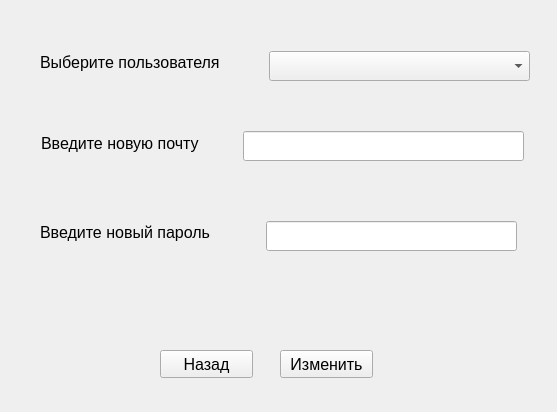
<?xml version="1.0" encoding="UTF-8"?>
<ui version="4.0">
 <class>edituser</class>
 <widget class="QWidget" name="edituser">
  <property name="geometry">
   <rect>
    <x>0</x>
    <y>0</y>
    <width>557</width>
    <height>412</height>
   </rect>
  </property>
  <property name="windowTitle">
   <string>Form</string>
  </property>
  <widget class="QComboBox" name="comboBox">
   <property name="geometry">
    <rect>
     <x>269</x>
     <y>51</y>
     <width>261</width>
     <height>30</height>
    </rect>
   </property>
   <property name="font">
    <font>
     <pointsize>12</pointsize>
    </font>
   </property>
  </widget>
  <widget class="QLabel" name="label">
   <property name="geometry">
    <rect>
     <x>40</x>
     <y>50</y>
     <width>222</width>
     <height>24</height>
    </rect>
   </property>
   <property name="font">
    <font>
     <pointsize>12</pointsize>
    </font>
   </property>
   <property name="text">
    <string>Выберите пользователя</string>
   </property>
  </widget>
  <widget class="QPushButton" name="back">
   <property name="geometry">
    <rect>
     <x>160</x>
     <y>350</y>
     <width>93</width>
     <height>28</height>
    </rect>
   </property>
   <property name="font">
    <font>
     <pointsize>12</pointsize>
    </font>
   </property>
   <property name="text">
    <string>Назад</string>
   </property>
  </widget>
  <widget class="QPushButton" name="edit">
   <property name="geometry">
    <rect>
     <x>280</x>
     <y>350</y>
     <width>93</width>
     <height>28</height>
    </rect>
   </property>
   <property name="font">
    <font>
     <pointsize>12</pointsize>
    </font>
   </property>
   <property name="text">
    <string>Изменить</string>
   </property>
  </widget>
  <widget class="QLabel" name="label_2">
   <property name="geometry">
    <rect>
     <x>41</x>
     <y>131</y>
     <width>196</width>
     <height>24</height>
    </rect>
   </property>
   <property name="font">
    <font>
     <pointsize>12</pointsize>
    </font>
   </property>
   <property name="text">
    <string>Введите новую почту</string>
   </property>
  </widget>
  <widget class="QLineEdit" name="mail">
   <property name="geometry">
    <rect>
     <x>243</x>
     <y>131</y>
     <width>281</width>
     <height>30</height>
    </rect>
   </property>
   <property name="font">
    <font>
     <pointsize>12</pointsize>
    </font>
   </property>
  </widget>
  <widget class="QLabel" name="label_3">
   <property name="geometry">
    <rect>
     <x>40</x>
     <y>220</y>
     <width>209</width>
     <height>24</height>
    </rect>
   </property>
   <property name="font">
    <font>
     <pointsize>12</pointsize>
    </font>
   </property>
   <property name="text">
    <string>Введите новый пароль</string>
   </property>
  </widget>
  <widget class="QLineEdit" name="pass">
   <property name="geometry">
    <rect>
     <x>266</x>
     <y>221</y>
     <width>251</width>
     <height>30</height>
    </rect>
   </property>
   <property name="font">
    <font>
     <pointsize>12</pointsize>
    </font>
   </property>
  </widget>
 </widget>
 <resources/>
 <connections/>
</ui>
